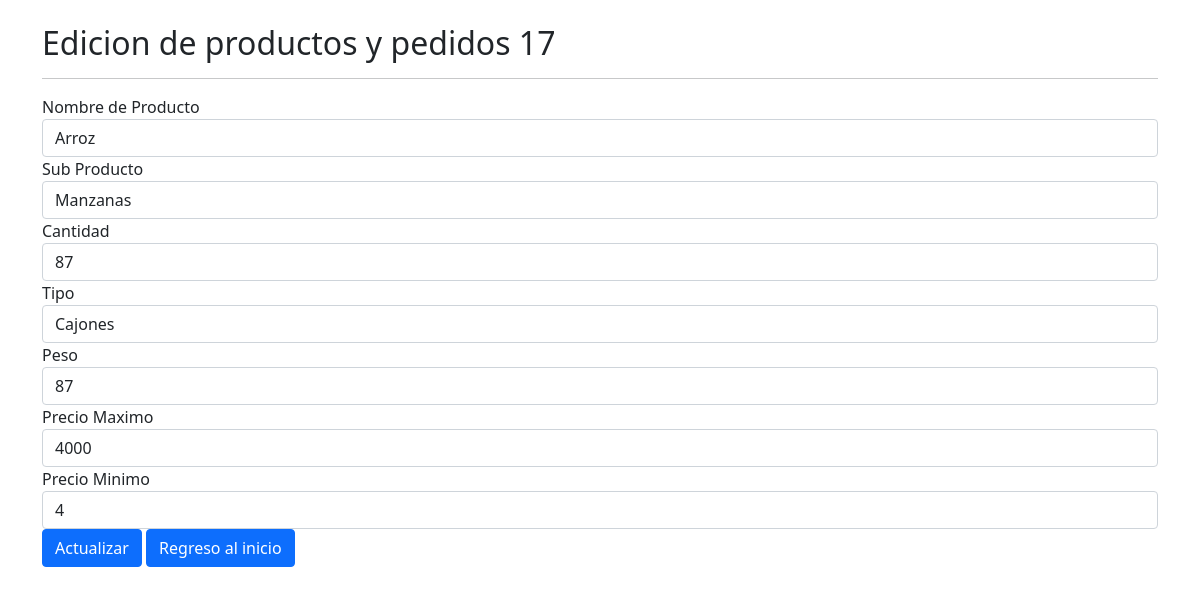
The page /editar.php?id=38 on the database its author committed.
### tables this page shows
CREATE TABLE `productos` (
  `id_producto` int(10) NOT NULL,
  `id_usuario` int(11) NOT NULL,
  `producto_nombre` varchar(20) DEFAULT NULL,
  `sub_producto` varchar(20) DEFAULT NULL,
  `cantidad` int(10) DEFAULT NULL,
  `tipo` varchar(10) DEFAULT NULL,
  `peso` decimal(65,0) DEFAULT NULL,
  `precio_max` float DEFAULT NULL,
  `precio_min` float DEFAULT NULL
);

### funciones.php (called while the page is built, shortened)
<?php
function escapar($html){
    return htmlspecialchars($html, ENT_QUOTES | ENT_SUBSTITUTE, "UTF-8");
}

### editar.php (the view, shortened to what this page needs)
<?php
include('funciones.php');
$config = include 'config.php';
?>
<?php require "templates/header.php"; ?>
<?php
    $dsn ='mysql:host=' .  $config['db']['host'] . ';dbname=' . $config ['db']['name'];
    $conexion = new PDO($dsn, $config ['db']['user'], $config['db']['pass'], $config ['db']['options']);
    $id = $_GET['id'];
    $consultaSQL = "SELECT * FROM productos WHERE id_producto = :id;";
    $sentencia = $conexion->prepare($consultaSQL);
    $sentencia->bindParam(':id', $id, PDO::PARAM_INT);
    $sentencia->execute();
    $productos = $sentencia->fetch();
if (isset($productos) && $productos){
    ?>
    <div class="container">
        <div class="row">
            <div class="col-md-12">
                <h2 class="mt-4">Edicion de productos y pedidos <?= escapar($productos['id_usuario']) ?> </h2>
                <hr>
                <form method="post">
                    <div class="form-group">
                        <label for="nombre">Nombre de Producto</label>
                        <input type="text" name="producto_nombre" id="producto_nombre" value="<?= escapar($productos['producto_nombre']) ?>" class="form-control" required autofocus>
                    </div>
                    <div class="form-group">
                        <label for="nombre">Sub Producto</label>
                        <input type="text" name="sub_producto" id="sub_producto" value="<?= escapar($productos['sub_producto']) ?>" class="form-control" required autofocus>
                    </div>
                    <div class="form-group">
                        <label for="nombre">Cantidad</label>
                        <input type="text" name="cantidad" id="cantidad" value="<?= escapar($productos['cantidad']) ?>" class="form-control" required autofocus>
                    </div>
                    <div class="form-group">
                        <label for="nombre">Tipo</label>
                        <input type="text" name="tipo" id="tipo" value="<?= escapar($productos['tipo']) ?>" class="form-control" required autofocus>
                    </div>
                    <div class="form-group">
                        <label for="nombre">Peso</label>
                        <input type="text" name="peso" id="peso" value="<?= escapar($productos['peso']) ?>" class="form-control" required autofocus>
                    </div>
                    <div class="form-group">
                        <label for="nombre">Precio Maximo</label>
                        <input type="text" name="precio_max" id="precio_max" value="<?= escapar($productos['precio_max']) ?>" class="form-control" required autofocus>
                    </div>
                    <div class="form-group">
                        <label for="nombre">Precio Minimo</label>
                        <input type="text" name="precio_min" id="precio_min" value="<?= escapar($productos['precio_min']) ?>" class="form-control" required autofocus>
                    </div>
                    <div class="form-group">
                        <input type="submit" name="submit" class="btn btn-primary" value="Actualizar">
                        <a href="inicio_crud.php" class="btn btn-primary">Regreso al inicio</a>
                    </div>
                </form>
            </div>
        </div>
    </div>
    <?php
}else{
  echo "no hay producto<br>";
}
?>
<?php require "templates/footer.php"?>

### rows shown on the page
productos: id_usuario "17", producto_nombre "Arroz", sub_producto "Manzanas", cantidad "87", tipo "Cajones", peso "87", precio_max "4000", precio_min "4"
